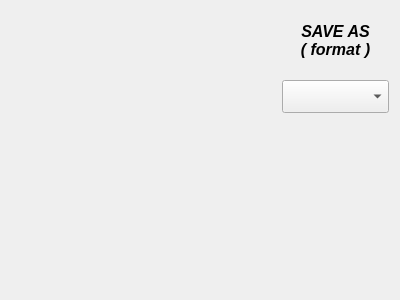
<?xml version="1.0" encoding="UTF-8"?>
<ui version="4.0">
 <class>Mol3DEditor</class>
 <widget class="QWidget" name="Mol3DEditor">
  <property name="geometry">
   <rect>
    <x>0</x>
    <y>0</y>
    <width>400</width>
    <height>300</height>
   </rect>
  </property>
  <property name="windowTitle">
   <string>Mol3D Viewer</string>
  </property>
  <layout class="QHBoxLayout" name="horizontalLayout" stretch="9,1">
   <property name="spacing">
    <number>1</number>
   </property>
   <item>
    <widget class="QWidget" name="container" native="true"/>
   </item>
   <item>
    <layout class="QVBoxLayout" name="verticalLayout" stretch="1,2,3">
     <property name="spacing">
      <number>10</number>
     </property>
     <item>
      <widget class="QLabel" name="exportLabel">
       <property name="font">
        <font>
         <family>Arial</family>
         <pointsize>12</pointsize>
         <weight>75</weight>
         <italic>true</italic>
         <bold>true</bold>
        </font>
       </property>
       <property name="text">
        <string>SAVE AS
( format )</string>
       </property>
       <property name="alignment">
        <set>Qt::AlignCenter</set>
       </property>
      </widget>
     </item>
     <item>
      <widget class="QComboBox" name="formatBox">
       <property name="sizePolicy">
        <sizepolicy hsizetype="Preferred" vsizetype="Fixed">
         <horstretch>0</horstretch>
         <verstretch>0</verstretch>
        </sizepolicy>
       </property>
       <property name="font">
        <font>
         <pointsize>16</pointsize>
        </font>
       </property>
      </widget>
     </item>
     <item>
      <spacer name="verticalSpacer">
       <property name="orientation">
        <enum>Qt::Vertical</enum>
       </property>
       <property name="sizeHint" stdset="0">
        <size>
         <width>20</width>
         <height>40</height>
        </size>
       </property>
      </spacer>
     </item>
    </layout>
   </item>
  </layout>
 </widget>
 <resources/>
 <connections/>
</ui>
